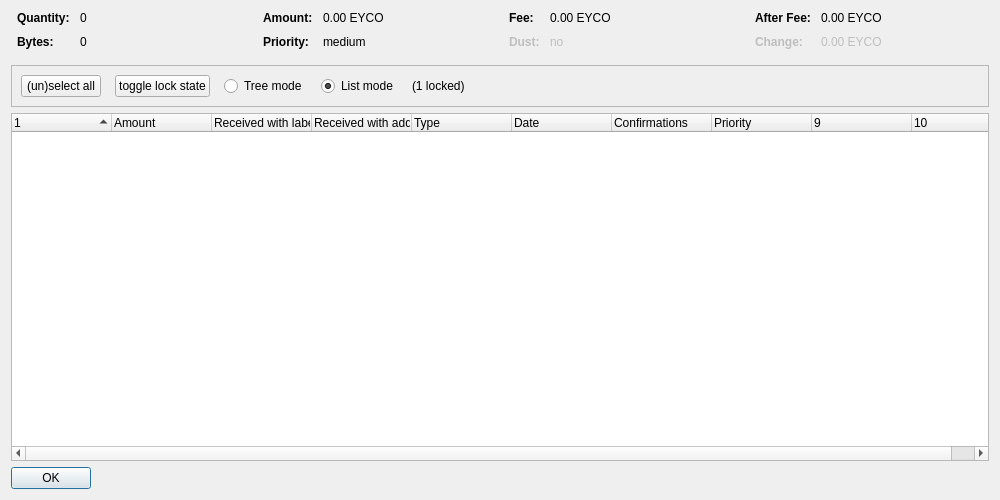
<?xml version="1.0" encoding="UTF-8"?>
<ui version="4.0">
 <class>CoinControlDialog</class>
 <widget class="QDialog" name="CoinControlDialog">
  <property name="geometry">
   <rect>
    <x>0</x>
    <y>0</y>
    <width>1000</width>
    <height>500</height>
   </rect>
  </property>
  <property name="windowTitle">
   <string>Coin Selection</string>
  </property>
  <layout class="QVBoxLayout" name="verticalLayout">
   <item>
    <layout class="QHBoxLayout" name="horizontalLayoutTop" stretch="0,0,0,0">
     <property name="topMargin">
      <number>0</number>
     </property>
     <property name="bottomMargin">
      <number>10</number>
     </property>
     <item>
      <layout class="QFormLayout" name="formLayoutCoinControl1">
       <property name="horizontalSpacing">
        <number>10</number>
       </property>
       <property name="verticalSpacing">
        <number>10</number>
       </property>
       <property name="leftMargin">
        <number>6</number>
       </property>
       <property name="rightMargin">
        <number>6</number>
       </property>
       <item row="0" column="0">
        <widget class="QLabel" name="labelCoinControlQuantityText">
         <property name="font">
          <font>
           <weight>75</weight>
           <bold>true</bold>
          </font>
         </property>
         <property name="text">
          <string>Quantity:</string>
         </property>
        </widget>
       </item>
       <item row="0" column="1">
        <widget class="QLabel" name="labelCoinControlQuantity">
         <property name="cursor">
          <cursorShape>IBeamCursor</cursorShape>
         </property>
         <property name="contextMenuPolicy">
          <enum>Qt::ActionsContextMenu</enum>
         </property>
         <property name="text">
          <string notr="true">0</string>
         </property>
         <property name="textInteractionFlags">
          <set>Qt::LinksAccessibleByMouse|Qt::TextSelectableByKeyboard|Qt::TextSelectableByMouse</set>
         </property>
        </widget>
       </item>
       <item row="1" column="0">
        <widget class="QLabel" name="labelCoinControlBytesText">
         <property name="font">
          <font>
           <weight>75</weight>
           <bold>true</bold>
          </font>
         </property>
         <property name="text">
          <string>Bytes:</string>
         </property>
        </widget>
       </item>
       <item row="1" column="1">
        <widget class="QLabel" name="labelCoinControlBytes">
         <property name="cursor">
          <cursorShape>IBeamCursor</cursorShape>
         </property>
         <property name="contextMenuPolicy">
          <enum>Qt::ActionsContextMenu</enum>
         </property>
         <property name="text">
          <string notr="true">0</string>
         </property>
         <property name="textInteractionFlags">
          <set>Qt::LinksAccessibleByMouse|Qt::TextSelectableByKeyboard|Qt::TextSelectableByMouse</set>
         </property>
        </widget>
       </item>
      </layout>
     </item>
     <item>
      <layout class="QFormLayout" name="formLayoutCoinControl2">
       <property name="horizontalSpacing">
        <number>10</number>
       </property>
       <property name="verticalSpacing">
        <number>10</number>
       </property>
       <property name="leftMargin">
        <number>6</number>
       </property>
       <property name="rightMargin">
        <number>6</number>
       </property>
       <item row="0" column="0">
        <widget class="QLabel" name="labelCoinControlAmountText">
         <property name="font">
          <font>
           <weight>75</weight>
           <bold>true</bold>
          </font>
         </property>
         <property name="text">
          <string>Amount:</string>
         </property>
        </widget>
       </item>
       <item row="0" column="1">
        <widget class="QLabel" name="labelCoinControlAmount">
         <property name="cursor">
          <cursorShape>IBeamCursor</cursorShape>
         </property>
         <property name="contextMenuPolicy">
          <enum>Qt::ActionsContextMenu</enum>
         </property>
         <property name="text">
          <string notr="true">0.00 EYCO</string>
         </property>
         <property name="textInteractionFlags">
          <set>Qt::LinksAccessibleByMouse|Qt::TextSelectableByKeyboard|Qt::TextSelectableByMouse</set>
         </property>
        </widget>
       </item>
       <item row="1" column="0">
        <widget class="QLabel" name="labelCoinControlPriorityText">
         <property name="font">
          <font>
           <weight>75</weight>
           <bold>true</bold>
          </font>
         </property>
         <property name="text">
          <string>Priority:</string>
         </property>
        </widget>
       </item>
       <item row="1" column="1">
        <widget class="QLabel" name="labelCoinControlPriority">
         <property name="cursor">
          <cursorShape>IBeamCursor</cursorShape>
         </property>
         <property name="contextMenuPolicy">
          <enum>Qt::ActionsContextMenu</enum>
         </property>
         <property name="text">
          <string>medium</string>
         </property>
         <property name="textInteractionFlags">
          <set>Qt::LinksAccessibleByMouse|Qt::TextSelectableByKeyboard|Qt::TextSelectableByMouse</set>
         </property>
        </widget>
       </item>
      </layout>
     </item>
     <item>
      <layout class="QFormLayout" name="formLayoutCoinControl3">
       <property name="horizontalSpacing">
        <number>10</number>
       </property>
       <property name="verticalSpacing">
        <number>10</number>
       </property>
       <property name="leftMargin">
        <number>6</number>
       </property>
       <property name="rightMargin">
        <number>6</number>
       </property>
       <item row="0" column="0">
        <widget class="QLabel" name="labelCoinControlFeeText">
         <property name="font">
          <font>
           <weight>75</weight>
           <bold>true</bold>
          </font>
         </property>
         <property name="text">
          <string>Fee:</string>
         </property>
        </widget>
       </item>
       <item row="0" column="1">
        <widget class="QLabel" name="labelCoinControlFee">
         <property name="cursor">
          <cursorShape>IBeamCursor</cursorShape>
         </property>
         <property name="contextMenuPolicy">
          <enum>Qt::ActionsContextMenu</enum>
         </property>
         <property name="text">
          <string notr="true">0.00 EYCO</string>
         </property>
         <property name="textInteractionFlags">
          <set>Qt::LinksAccessibleByMouse|Qt::TextSelectableByKeyboard|Qt::TextSelectableByMouse</set>
         </property>
        </widget>
       </item>
       <item row="1" column="0">
        <widget class="QLabel" name="labelCoinControlLowOutputText">
         <property name="enabled">
          <bool>false</bool>
         </property>
         <property name="font">
          <font>
           <weight>75</weight>
           <bold>true</bold>
          </font>
         </property>
         <property name="text">
          <string>Dust:</string>
         </property>
        </widget>
       </item>
       <item row="1" column="1">
        <widget class="QLabel" name="labelCoinControlLowOutput">
         <property name="enabled">
          <bool>false</bool>
         </property>
         <property name="cursor">
          <cursorShape>IBeamCursor</cursorShape>
         </property>
         <property name="contextMenuPolicy">
          <enum>Qt::ActionsContextMenu</enum>
         </property>
         <property name="text">
          <string>no</string>
         </property>
         <property name="textInteractionFlags">
          <set>Qt::LinksAccessibleByMouse|Qt::TextSelectableByKeyboard|Qt::TextSelectableByMouse</set>
         </property>
        </widget>
       </item>
      </layout>
     </item>
     <item>
      <layout class="QFormLayout" name="formLayoutCoinControl4">
       <property name="horizontalSpacing">
        <number>10</number>
       </property>
       <property name="verticalSpacing">
        <number>10</number>
       </property>
       <property name="leftMargin">
        <number>6</number>
       </property>
       <property name="rightMargin">
        <number>6</number>
       </property>
       <item row="0" column="0">
        <widget class="QLabel" name="labelCoinControlAfterFeeText">
         <property name="font">
          <font>
           <weight>75</weight>
           <bold>true</bold>
          </font>
         </property>
         <property name="text">
          <string>After Fee:</string>
         </property>
        </widget>
       </item>
       <item row="0" column="1">
        <widget class="QLabel" name="labelCoinControlAfterFee">
         <property name="cursor">
          <cursorShape>IBeamCursor</cursorShape>
         </property>
         <property name="contextMenuPolicy">
          <enum>Qt::ActionsContextMenu</enum>
         </property>
         <property name="text">
          <string notr="true">0.00 EYCO</string>
         </property>
         <property name="textInteractionFlags">
          <set>Qt::LinksAccessibleByMouse|Qt::TextSelectableByKeyboard|Qt::TextSelectableByMouse</set>
         </property>
        </widget>
       </item>
       <item row="1" column="0">
        <widget class="QLabel" name="labelCoinControlChangeText">
         <property name="enabled">
          <bool>false</bool>
         </property>
         <property name="font">
          <font>
           <weight>75</weight>
           <bold>true</bold>
          </font>
         </property>
         <property name="text">
          <string>Change:</string>
         </property>
        </widget>
       </item>
       <item row="1" column="1">
        <widget class="QLabel" name="labelCoinControlChange">
         <property name="enabled">
          <bool>false</bool>
         </property>
         <property name="cursor">
          <cursorShape>IBeamCursor</cursorShape>
         </property>
         <property name="contextMenuPolicy">
          <enum>Qt::ActionsContextMenu</enum>
         </property>
         <property name="text">
          <string notr="true">0.00 EYCO</string>
         </property>
         <property name="textInteractionFlags">
          <set>Qt::LinksAccessibleByMouse|Qt::TextSelectableByKeyboard|Qt::TextSelectableByMouse</set>
         </property>
        </widget>
       </item>
      </layout>
     </item>
    </layout>
   </item>
   <item>
    <widget class="QFrame" name="frame">
     <property name="minimumSize">
      <size>
       <width>0</width>
       <height>40</height>
      </size>
     </property>
     <property name="frameShape">
      <enum>QFrame::StyledPanel</enum>
     </property>
     <property name="frameShadow">
      <enum>QFrame::Sunken</enum>
     </property>
     <layout class="QHBoxLayout" name="horizontalLayout">
      <item>
       <layout class="QHBoxLayout" name="horizontalLayoutPanel" stretch="0,0,0,0,0,0">
        <property name="spacing">
         <number>14</number>
        </property>
        <item>
         <widget class="QPushButton" name="pushButtonSelectAll">
          <property name="sizePolicy">
           <sizepolicy hsizetype="Maximum" vsizetype="Fixed">
            <horstretch>0</horstretch>
            <verstretch>0</verstretch>
           </sizepolicy>
          </property>
          <property name="text">
           <string>(un)select all</string>
          </property>
          <property name="autoDefault">
           <bool>false</bool>
          </property>
         </widget>
        </item>
        <item>
         <widget class="QPushButton" name="pushButtonToggleLock">
          <property name="sizePolicy">
           <sizepolicy hsizetype="Maximum" vsizetype="Fixed">
            <horstretch>0</horstretch>
            <verstretch>0</verstretch>
           </sizepolicy>
          </property>
          <property name="text">
           <string>toggle lock state</string>
          </property>
          <property name="autoDefault">
           <bool>false</bool>
          </property>
         </widget>
        </item>
        <item>
         <widget class="QRadioButton" name="radioTreeMode">
          <property name="sizePolicy">
           <sizepolicy hsizetype="Maximum" vsizetype="Fixed">
            <horstretch>0</horstretch>
            <verstretch>0</verstretch>
           </sizepolicy>
          </property>
          <property name="text">
           <string>Tree mode</string>
          </property>
         </widget>
        </item>
        <item>
         <widget class="QRadioButton" name="radioListMode">
          <property name="sizePolicy">
           <sizepolicy hsizetype="Maximum" vsizetype="Fixed">
            <horstretch>0</horstretch>
            <verstretch>0</verstretch>
           </sizepolicy>
          </property>
          <property name="text">
           <string>List mode</string>
          </property>
          <property name="checked">
           <bool>true</bool>
          </property>
         </widget>
        </item>
        <item>
         <widget class="QLabel" name="labelLocked">
          <property name="text">
           <string>(1 locked)</string>
          </property>
         </widget>
        </item>
        <item>
         <spacer name="horizontalSpacer">
          <property name="orientation">
           <enum>Qt::Horizontal</enum>
          </property>
          <property name="sizeHint" stdset="0">
           <size>
            <width>40</width>
            <height>20</height>
           </size>
          </property>
         </spacer>
        </item>
       </layout>
      </item>
     </layout>
    </widget>
   </item>
   <item>
    <widget class="CoinControlTreeWidget" name="treeWidget">
     <property name="contextMenuPolicy">
      <enum>Qt::CustomContextMenu</enum>
     </property>
     <property name="sortingEnabled">
      <bool>false</bool>
     </property>
     <property name="columnCount">
      <number>10</number>
     </property>
     <attribute name="headerShowSortIndicator" stdset="0">
      <bool>true</bool>
     </attribute>
     <attribute name="headerStretchLastSection">
      <bool>false</bool>
     </attribute>
     <column>
      <property name="text">
       <string/>
      </property>
     </column>
     <column>
      <property name="text">
       <string>Amount</string>
      </property>
     </column>
     <column>
      <property name="text">
       <string>Received with label</string>
      </property>
     </column>
     <column>
      <property name="text">
       <string>Received with address</string>
      </property>
     </column>
     <column>
      <property name="text">
       <string>Type</string>
      </property>
     </column>
     <column>
      <property name="text">
       <string>Date</string>
      </property>
     </column>
     <column>
      <property name="text">
       <string>Confirmations</string>
      </property>
      <property name="toolTip">
       <string>Confirmed</string>
      </property>
     </column>
     <column>
      <property name="text">
       <string>Priority</string>
      </property>
     </column>
     <column>
      <property name="text">
       <string/>
      </property>
     </column>
     <column>
      <property name="text">
       <string/>
      </property>
     </column>
    </widget>
   </item>
   <item>
    <widget class="QDialogButtonBox" name="buttonBox">
     <property name="sizePolicy">
      <sizepolicy hsizetype="Maximum" vsizetype="Fixed">
       <horstretch>0</horstretch>
       <verstretch>0</verstretch>
      </sizepolicy>
     </property>
     <property name="orientation">
      <enum>Qt::Horizontal</enum>
     </property>
     <property name="standardButtons">
      <set>QDialogButtonBox::Ok</set>
     </property>
    </widget>
   </item>
  </layout>
 </widget>
 <customwidgets>
  <customwidget>
   <class>CoinControlTreeWidget</class>
   <extends>QTreeWidget</extends>
   <header>coincontroltreewidget.h</header>
  </customwidget>
 </customwidgets>
 <resources/>
 <connections/>
</ui>
